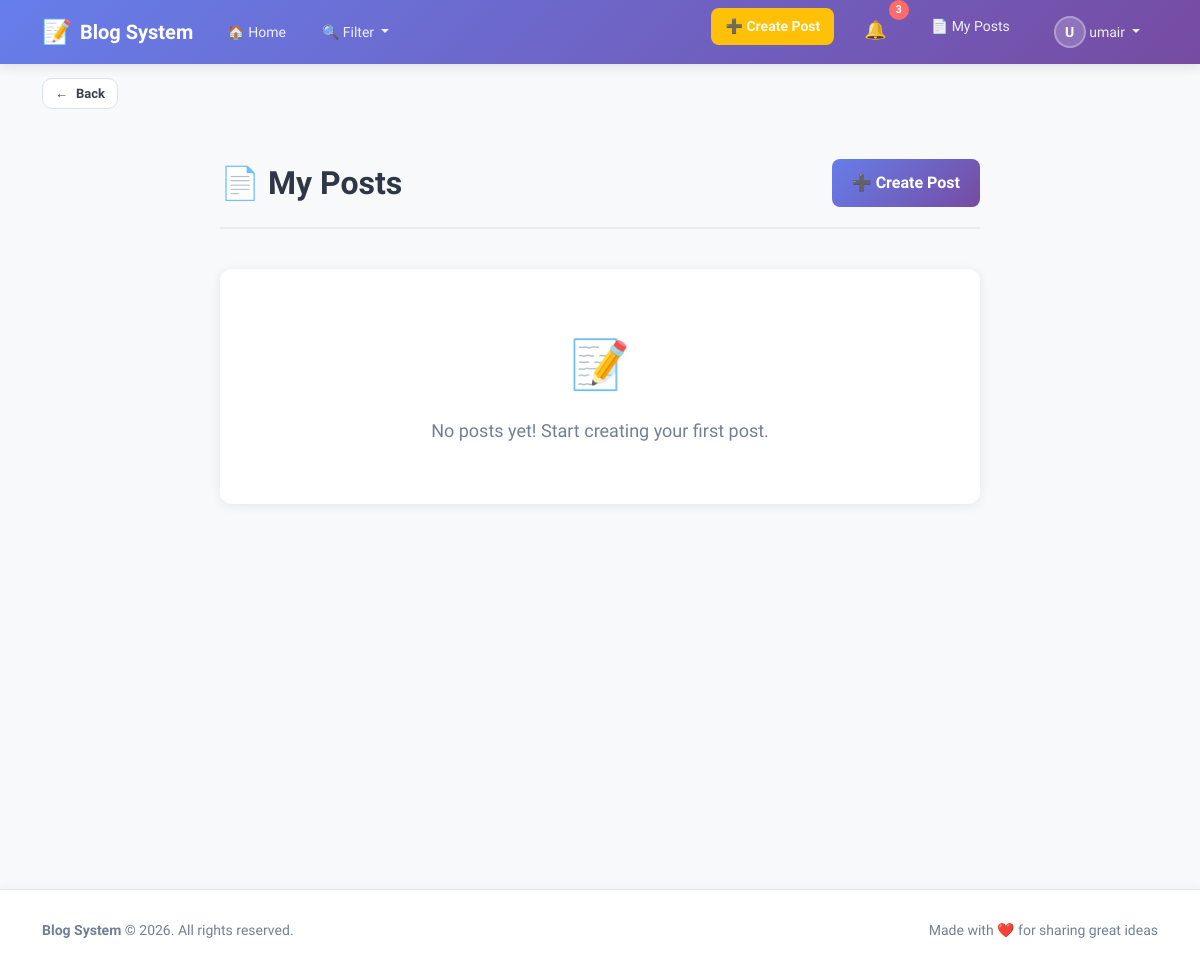
The page /my_posts/ (signed in) on the database as committed earlier.
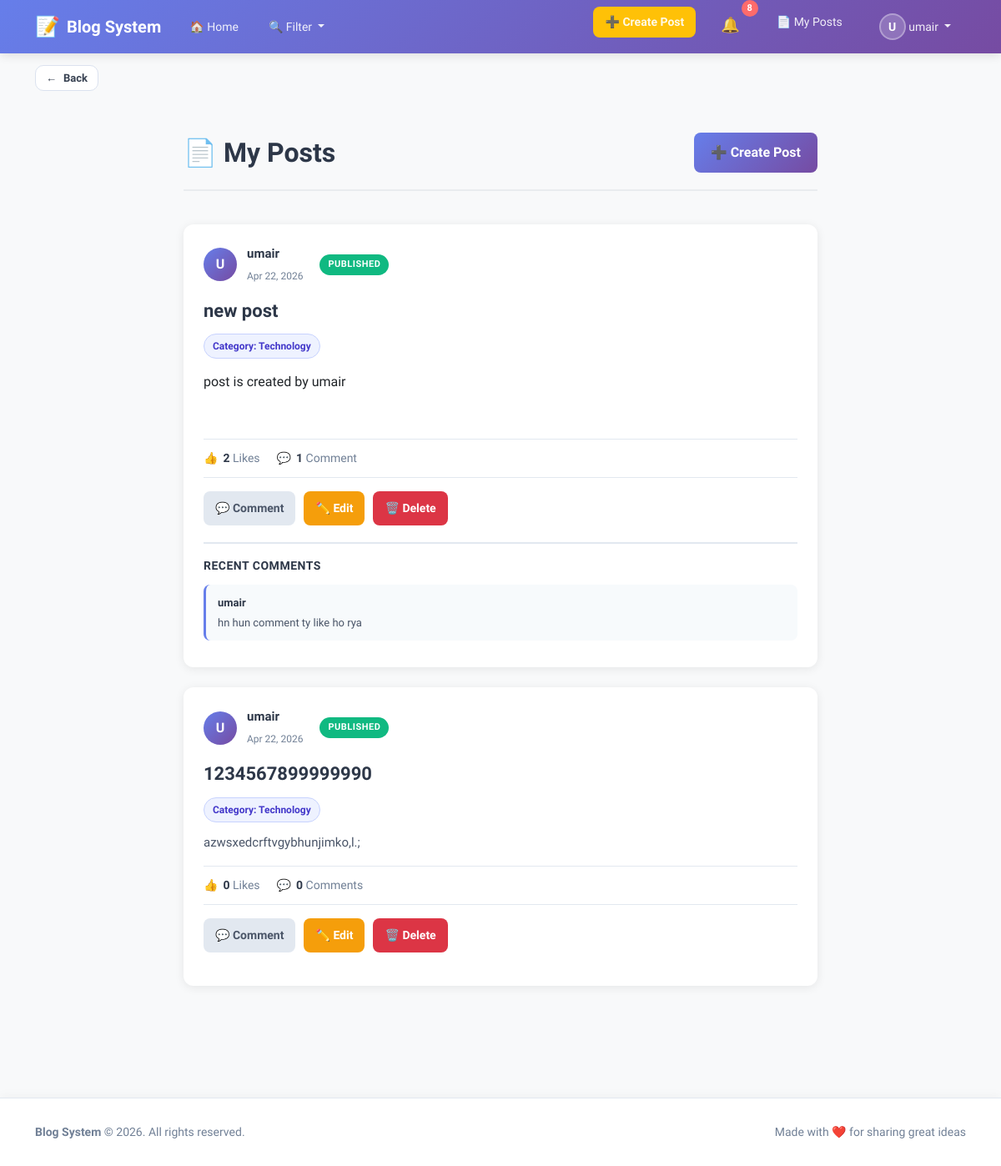
The same page on the database as committed later.
### blog/models.py (models this page shows, shortened)
class Post(models.Model):
    title = models.CharField(max_length=200)
    content = RichTextUploadingField()
    author = models.ForeignKey(settings.AUTH_USER_MODEL, on_delete=models.CASCADE)
    created_at = models.DateTimeField(auto_now_add=True)
    updated_at = models.DateTimeField(auto_now=True)
    is_published = models.BooleanField(default=False)
    category = models.ManyToManyField("Category", blank=True)
    @property
    def approved_comments(self):
        return self.comments.filter(is_approved=True).select_related("user").order_by("created_at")

class CustomUser(AbstractUser):
    email = models.EmailField(unique=True)

class Category(models.Model):
    name = models.CharField(max_length=200)
    posts = models.ManyToManyField(Post, related_name='categories', blank=True)

class Comment(models.Model):
    post = models.ForeignKey(Post, on_delete=models.CASCADE, related_name='comments')
    user = models.ForeignKey(settings.AUTH_USER_MODEL, on_delete=models.CASCADE)
    content = models.TextField()
    created_at = models.DateTimeField(auto_now_add=True)
    is_approved = models.BooleanField(default=False)
    parent_comment = models.ForeignKey('self', on_delete=models.CASCADE, null=True, blank=True)

### blog/views.py (the view)
# urls.py: path('my_posts/', my_posts_view, name='my_posts'),
@login_required
def my_posts_view(request):
    posts = Post.objects.filter(author=request.user, is_published=True).order_by("-created_at")
    return render(request, "post/my_posts.html", {"posts": posts})

### blog/context_processors.py (called while the page is built)
def notifications_badge(request):
    if request.user.is_authenticated:
        unread_count = Notification.objects.filter(user=request.user, is_read=False).count()
    else:
        unread_count = 0
    return {"unread_notifications_count": unread_count}

def navbar_context(request):
    all_categories = Category.objects.all().order_by("name")
    selected_category_ids = []
    if request.GET:
        selected_category_ids = [int(id) for id in request.GET.getlist("categories") if id and id != "all"]
    return {
        "all_categories": all_categories,
        "selected_category_ids": selected_category_ids,
    }

### templates/post/my_posts.html (shortened to what this page needs)
{% extends "base.html" %}
{% block content %}
<link rel="stylesheet" href="https://cdn.jsdelivr.net/npm/bootstrap@5.3.0/dist/css/bootstrap.min.css">
<div class="my-posts-container">
    <div class="page-header">
        <h1>📄 My Posts</h1>
        <a href="{% url 'blog:create_post' %}" class="btn-create">
            ➕ Create Post
        </a>
    </div>
    {% for post in posts %}
        <div class="post-card">
            <div class="post-header">
                <div class="post-author-avatar">
                    {{ post.author.username|first|upper }}
                </div>
                <div class="post-author-details">
                    <strong>{{ post.author.username }}</strong>
                    <small>{{ post.created_at|date:"M d, Y" }}</small>
                </div>
                {% if post.is_published %}
                    <span class="post-badge published">Published</span>
                {% else %}
                    <span class="post-badge draft">Draft</span>
                {% endif %}
            </div>
            <h3 class="post-title">{{ post.title }}</h3>
            <div class="post-category">
                {% with primary_categories=post.category.all %}
                    {% if primary_categories %}
                        {% for category in primary_categories %}
                            <span class="category-chip">Category: {{ category.name }}</span>
                        {% endfor %}
                    {% endif %}
                {% endwith %}
            </div>
            <p class="post-content">{{ post.content |safe }}</p>
            <div class="post-stats">
                <div class="post-stat-item">
                    <span>👍</span>
                    <span><strong>{{ post.like_set.count }}</strong> {{ post.like_set.count|pluralize:"Like,Likes" }}</span>
                </div>
                <div class="post-stat-item">
                    <span>💬</span>
                    <span><strong>{{ post.approved_comments.count }}</strong> {{ post.approved_comments.count|pluralize:"Comment,Comments" }}</span>
                </div>
            </div>
            <div class="post-actions">
                <a href="{% url 'blog:create_comment' post.id %}" class="post-action-btn btn-comment">
                    💬 Comment
                </a>
                {% if request.user == post.author %}
                    <a href="{% url 'blog:update_post' post.id %}" class="post-action-btn btn-edit">
                        ✏️ Edit
                    </a>
                    <a href="{% url 'blog:delete_post' post.id %}"
                       class="post-action-btn btn-delete"
                       onclick="return confirm('🗑️ Are you sure you want to delete this post? This action cannot be undone.');">
                        🗑️ Delete
                    </a>
                {% endif %}
            </div>
            {% if post.approved_comments.all %}
                <div class="comments-section">
                    <div class="comments-title">Recent Comments</div>
                    {% for comment in post.approved_comments.all|slice:":3" %}
                        <div class="comment-item">
                            <div class="comment-author">{{ comment.user.username }}</div>
                            <p class="comment-text">{{ comment.content }}</p>
                        </div>
                    {% endfor %}
                </div>
            {% endif %}
        </div>
    {% empty %}
        <div class="empty-state">
            <div class="empty-state-icon">📝</div>
            <p>No posts yet! Start creating your first post.</p>
        </div>
    {% endfor %}
</div>
{% endblock %}

### templates/includes/navbar.html (shortened to what this page needs)
<nav class="navbar navbar-expand-lg navbar-light">
    <div class="container">
        <a class="navbar-brand" href="{% url 'blog:home' %}">
            <span class="brand-icon">📝</span>
            <strong>Blog System</strong>
        </a>
        <div class="collapse navbar-collapse" id="navbarContent">
            <ul class="navbar-nav me-auto">
                <li class="nav-item">
                    <a class="nav-link" href="{% url 'blog:home' %}">
                        🏠 Home
                    </a>
                </li>
                <li class="nav-item dropdown">
                    <a class="nav-link dropdown-toggle filter-toggle" href="#" id="filterDropdown" role="button" data-bs-toggle="dropdown" aria-expanded="false">
                        🔍 Filter
                    </a>
                </li>
            </ul>
            <ul class="navbar-nav ms-auto">
                {% if user.is_authenticated %}
                    <li class="nav-item me-2">
                        <a class="nav-link btn-create-post" href="{% url 'blog:create_post' %}">
                            ➕ Create Post
                        </a>
                    </li>
                    <li class="nav-item me-2">
                        <a class="nav-link notifications-link" href="{% url 'blog:notifications_list' %}">
                            <span class="notification-icon">🔔</span>
                            <span class="notification-badge" id="notif-count">{{ unread_notifications_count }}</span>
                        </a>
                    </li>
                    <li class="nav-item me-2">
                        <a class="nav-link" href="{% url 'blog:my_posts' %}">
                            📄 My Posts
                        </a>
                    </li>
                    <li class="nav-item dropdown">
                        <a class="nav-link dropdown-toggle user-dropdown" href="#" id="userDropdown" role="button" data-bs-toggle="dropdown" aria-expanded="false">
                            <span class="user-avatar">{{ user.username|first|upper }}</span>
                            {{ user.username }}
                        </a>
                    </li>
                {% endif %}
            </ul>
        </div>
    </div>
</nav>

Rows that differ between the two databases and show on the page:
added Post: author.username|first "U", author.username "umair", created_at "Apr 22, 2026", is_published "PUBLISHED", title "new post", content "post is created by umair", like_set.count "2", approved_comments.count "1", shows "✏️ Edit"
now on this page (row unchanged): Category: name "Technology"
added Comment: user.username "umair", content "hn hun comment ty like ho rya"
added Post: author.username|first "U", author.username "umair", created_at "Apr 22, 2026", is_published "PUBLISHED", title "1234567899999990", content "azwsxedcrftvgybhunjimko,l.;", like_set.count "0", approved_comments.count "0", shows "✏️ Edit"
Other text that changed with them:
{{ unread_notifications_count }}: "3" → "8"
text no longer shown: "📝 No posts yet! Start creating your first post."
